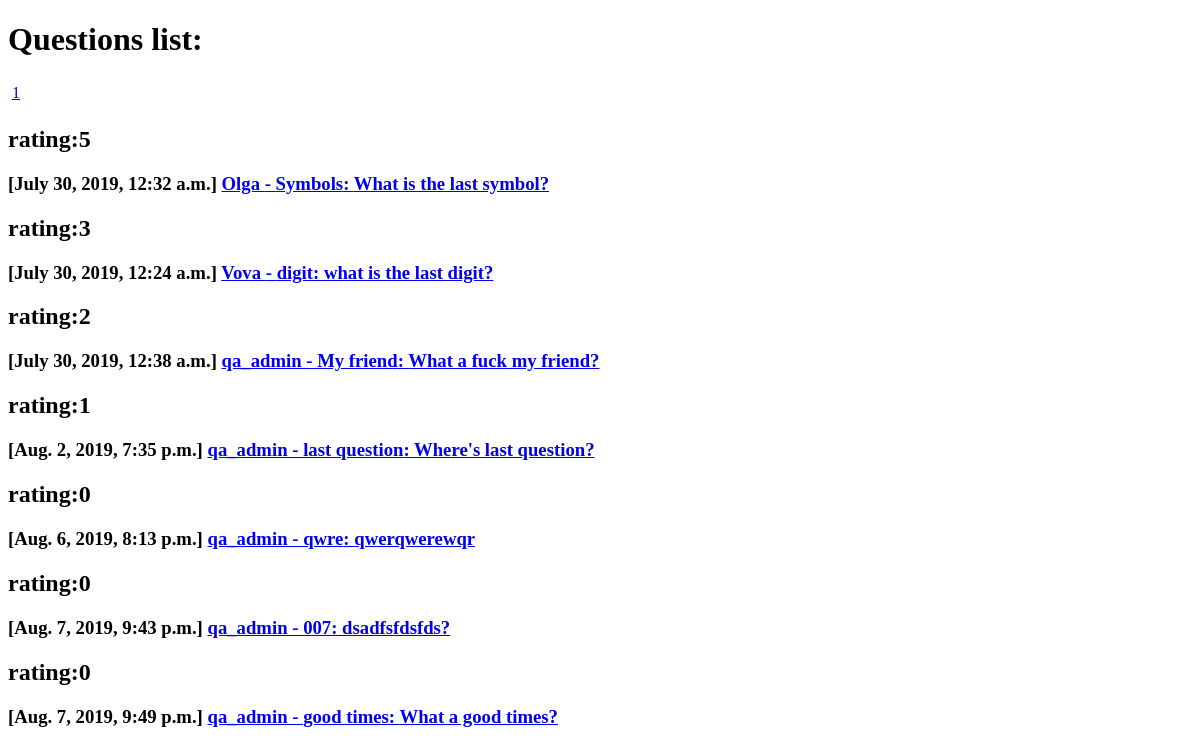
The app's page /popular/, older data.
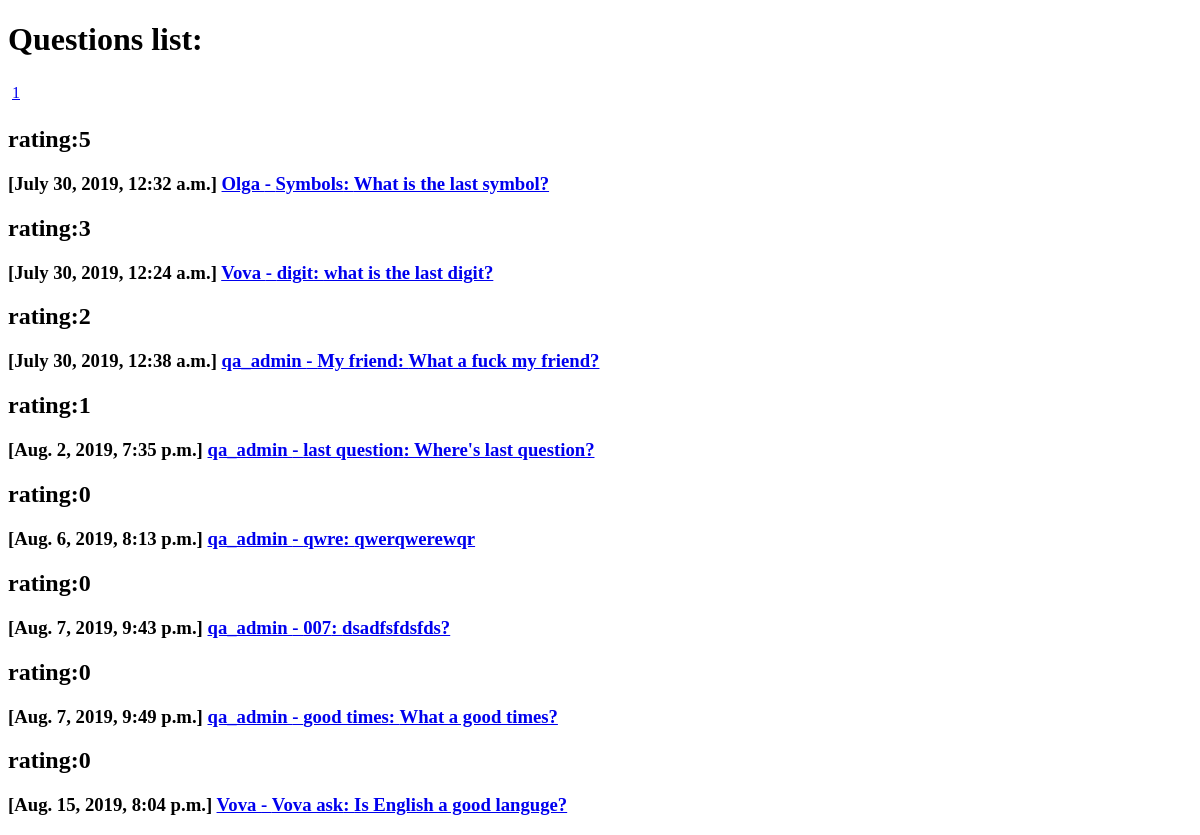
The same page, newer data.
### qa/models.py (models this page shows, shortened)
class Question(models.Model):
    objects = QuestionManager()
    title = models.CharField(max_length=255)
    text = models.TextField(default='')
    added_at = models.DateTimeField(blank=True, auto_now_add=True)
    rating = models.IntegerField(default=0)
    author = models.ForeignKey(User, on_delete=models.SET_NULL, null=True)
    likes = models.ManyToManyField(User, related_name='question_like_user', blank=True)
    def get_url(self):
        return "/question/{}/".format(self.id)

### qa/views.py (the view)
# urls.py: path('popular/', views.question_by_rating, name='question-by-rating'),
@require_GET
def question_by_rating(request):
    questions = Question.objects.popular()
    paginator, page = paginate(request, questions)
    paginator.baseurl = '/popular/?page='
    context = {
        'questions': page.object_list,
        'paginator': paginator,
        'page': page,
    }
    return  render(request, 'popular.html', context)

### qa/models.py (called while the page is built)
    def popular(self):
        return self.order_by('-rating')

### qa/views.py (called while the page is built)
def paginate(request, qs):
    try:
        limit = int(request.GET.get('limit', 10))
    except ValueError:
        limit = 10
    if limit > 100:
        limit = 10
    try:
        page = int(request.GET.get('page', 1))
    except ValueError:
        raise Http404
    paginator = Paginator(qs, limit)
    try:
        page = paginator.page(page)
    except EmptyPage:
        page = paginator.page(paginator.num_pages)
    return paginator, page

### qa/templates/popular.html (shortened to what this page needs)
<!DOCTYPE html>
<html lang="en">
<head>
</head>
<body>
<h1> Questions list: </h1>
<nav><ul class="pagination">
{% for p in paginator.page_range %}
  {% if p == page.number %}
  <li class="active">
  {% else %}
  <li>
  {% endif %}
    <a href="{{ paginator.baseurl }}{{ p }}">{{ p }}</a>
  </li>
{% endfor %}
</ul></nav>
{% for question in questions %}
<h2> rating:{{question.rating}} </h2>
<h3> [{{question.added_at}}] <a href="{{ question.get_url }}">{{question.author}} - {{question.title}}: {{question.text}}</a>  </h3>
{% endfor %}
</body>
</html>

Row changes from the older to the newer data that the page shows:
added Question: rating "0", added_at "Aug. 15, 2019, 8:04 p.m.", author "Vova", title "Vova ask", text "Is English a good languge?"
